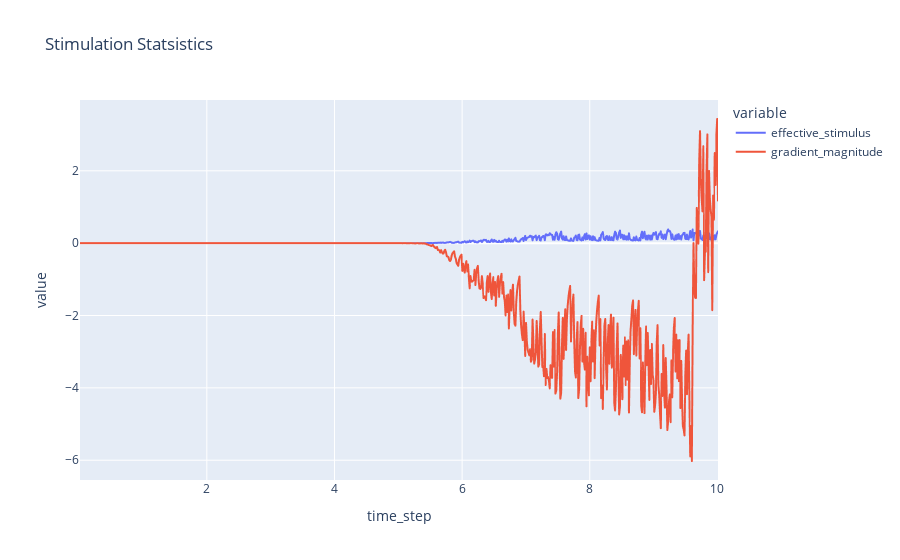

Write notebook code for a chart like this one.
### Code cell
px.line(df, x = "time_step", y = ["effective_stimulus", "gradient_magnitude"], title = "Stimulation Statsistics")

### Figure 1 — Plotly figure (JSON) as saved in the notebook; plotly's stock layout.template omitted (floating-point values rounded to 4 significant figures; data arrays with more than 128 entries replaced by an {"elided": "..."} marker saying what was removed)
{"data": [{"hovertemplate": "variable=effective_stimulus<br>time_step=%{x}<br>value=%{y}<extra></extra>", "legendgroup": "effective_stimulus", "line": {"color": "#636efa", "dash": "solid"}, "marker": {"symbol": "circle"}, "mode": "lines", "name": "effective_stimulus", "showlegend": true, "type": "scattergl", "x": {"elided": "782 float values"}, "xaxis": "x", "y": {"elided": "782 float values"}, "yaxis": "y"}, {"hovertemplate": "variable=gradient_magnitude<br>time_step=%{x}<br>value=%{y}<extra></extra>", "legendgroup": "gradient_magnitude", "line": {"color": "#EF553B", "dash": "solid"}, "marker": {"symbol": "circle"}, "mode": "lines", "name": "gradient_magnitude", "showlegend": true, "type": "scattergl", "x": {"elided": "782 float values"}, "xaxis": "x", "y": {"elided": "782 float values"}, "yaxis": "y"}], "layout": {"legend": {"title": {"text": "variable"}, "tracegroupgap": 0}, "title": {"text": "Stimulation Statsistics"}, "xaxis": {"anchor": "y", "domain": [0, 1], "title": {"text": "time_step"}}, "yaxis": {"anchor": "x", "domain": [0, 1], "title": {"text": "value"}}}}
